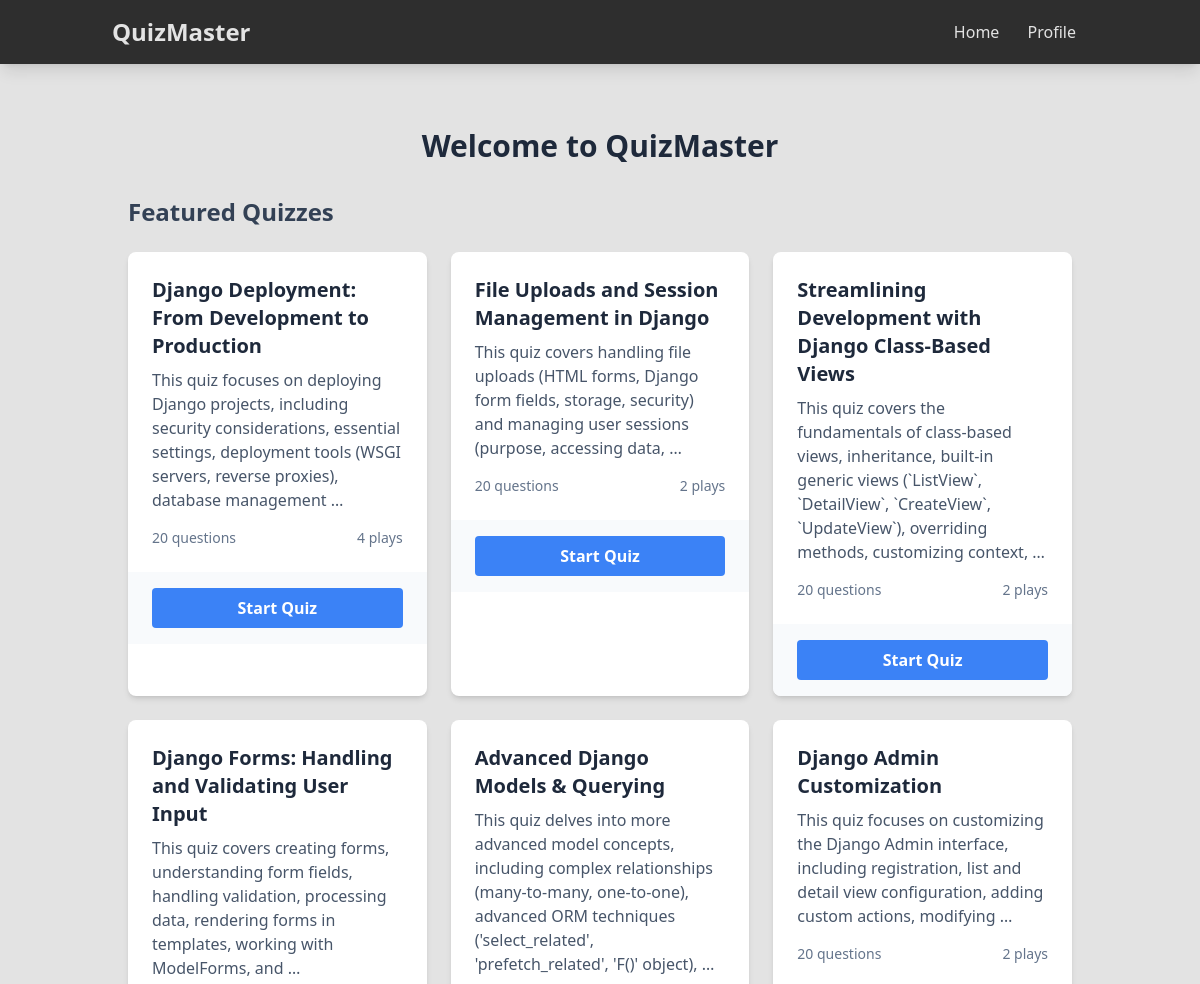
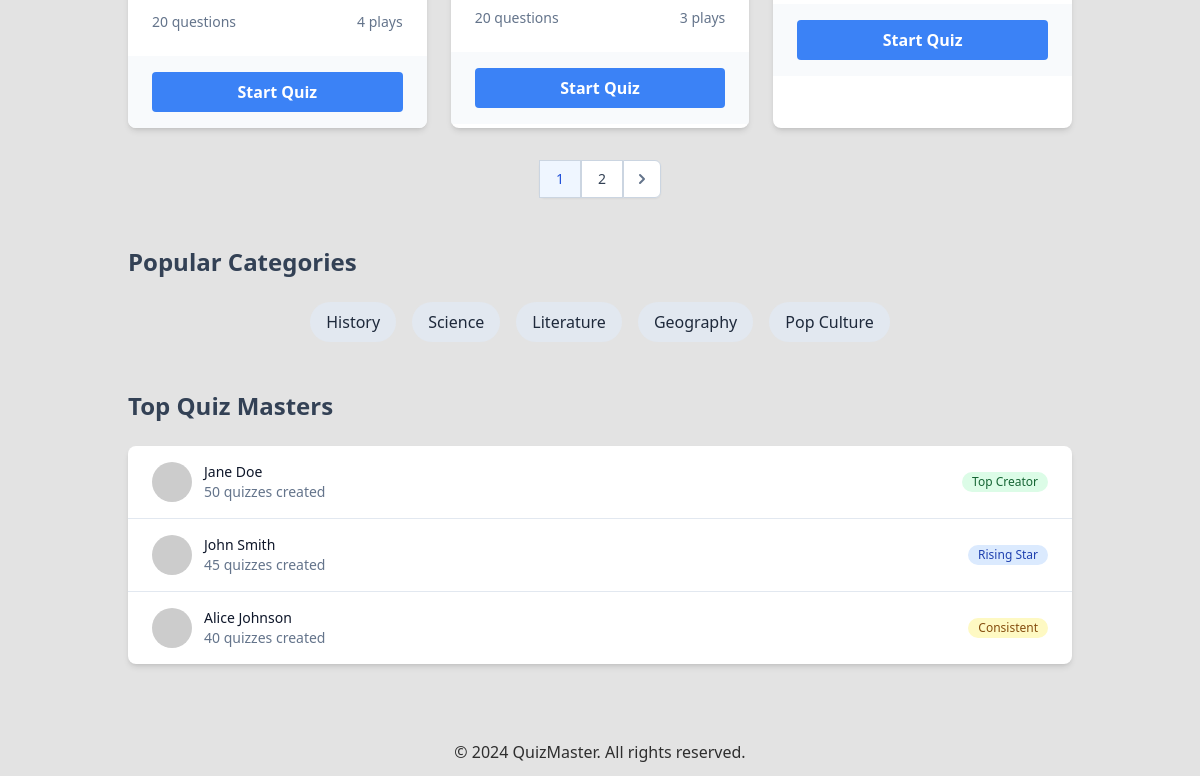
The page / on the database its author committed (2 pictures, top to bottom).
### quizzes/models.py (models this page shows, shortened)
class Quiz(models.Model):
    title = models.CharField(max_length=200)
    description = models.TextField(blank=True)
    category = models.CharField(max_length=50)
    creator = models.ForeignKey(User, on_delete=models.CASCADE)
    created_at = models.DateTimeField(auto_now_add=True)
    updated_at = models.DateTimeField(auto_now=True)

### quizzes/views.py (the view)
# urls.py: 2. Add a URL to urlpatterns:  path('', views.home, name='home')
def home(request):
    all_quizzes = Quiz.objects.all().order_by("-created_at")
    paginator = Paginator(all_quizzes, 6)  # Show 6 quizzes per page
    page = request.GET.get("page")
    try:
        quizzes = paginator.page(page)
    except PageNotAnInteger:
        quizzes = paginator.page(1)
    except EmptyPage:
        quizzes = paginator.page(paginator.num_pages)
    return render(request, "quizzes/home.html", {"quizzes": quizzes})

### quizzes/templates/quizzes/home.html (shortened to what this page needs)
{% extends 'quizzes/base.html' %}
{% block content %}
  <div class="container mx-auto px-4 py-8">
    <h1 class="text-3xl font-bold mb-8 text-center text-slate-800 dark:text-slate-200">Welcome to QuizMaster</h1>
    <section class="mb-12">
      <h2 class="text-2xl font-bold mb-6 text-slate-700 dark:text-slate-300">Featured Quizzes</h2>
      {% if quizzes %}
        <div class="grid grid-cols-1 md:grid-cols-2 lg:grid-cols-3 gap-6">
          {% for quiz in quizzes %}
            <div class="bg-white dark:bg-slate-800 rounded-lg shadow-md overflow-hidden">
              <div class="p-6">
                <h3 class="font-bold text-xl mb-2 text-slate-800 dark:text-slate-200">{{ quiz.title }}</h3>
                <p class="text-slate-600 dark:text-slate-400 mb-4">{{ quiz.description|truncatewords:20 }}</p>
                <div class="flex justify-between items-center text-sm text-slate-500 dark:text-slate-400">
                  <span>{{ quiz.questions.count }} questions</span>
                  <span>{{ quiz.quizattempt_set.count }} plays</span>
                </div>
              </div>
              <div class="px-6 py-4 bg-slate-50 dark:bg-slate-700">
                <a href="{% url 'quiz_take' quiz.id %}" class="block w-full text-center bg-blue-500 hover:bg-blue-600 text-white font-bold py-2 px-4 rounded transition duration-300">
                  Start Quiz
                </a>
              </div>
            </div>
          {% endfor %}
        </div>
        {% if quizzes.has_other_pages %}
          <div class="flex justify-center mt-8">
            <nav class="inline-flex rounded-md shadow-sm" aria-label="Pagination">
              {% for i in quizzes.paginator.page_range %}
                {% if quizzes.number == i %}
                  <span class="relative inline-flex items-center px-4 py-2 border border-slate-300 bg-blue-50 text-sm font-medium text-blue-700">
                    {{ i }}
                  </span>
                {% else %}
                  <a href="?page={{ i }}" class="relative inline-flex items-center px-4 py-2 border border-slate-300 bg-white text-sm font-medium text-slate-700 hover:bg-slate-50">
                    {{ i }}
                  </a>
                {% endif %}
              {% endfor %}
              {% if quizzes.has_next %}
                <a href="?page={{ quizzes.next_page_number }}" class="relative inline-flex items-center px-2 py-2 rounded-r-md border border-slate-300 bg-white text-sm font-medium text-slate-500 hover:bg-slate-50">
                  <svg class="h-5 w-5" xmlns="http://www.w3.org/2000/svg" viewBox="0 0 20 20" fill="currentColor" aria-hidden="true">
                    <path fill-rule="evenodd" d="M7.293 14.707a1 1 0 010-1.414L10.586 10 7.293 6.707a1 1 0 011.414-1.414l4 4a1 1 0 010 1.414l-4 4a1 1 0 01-1.414 0z" clip-rule="evenodd" />
                  </svg>
                </a>
              {% endif %}
            </nav>
          </div>
        {% endif %}
      {% else %}
        <p class="text-center text-slate-600 dark:text-slate-400">No quizzes available yet. Be the first to create one!</p>
      {% endif %}
    </section>
    <section class="mb-12">
      <h2 class="text-2xl font-bold mb-6 text-slate-700 dark:text-slate-300">Popular Categories</h2>
      <div class="flex flex-wrap gap-4 justify-center">
        <a href="#" class="px-4 py-2 bg-slate-200 dark:bg-slate-700 text-slate-800 dark:text-slate-200 rounded-full hover:bg-slate-300 dark:hover:bg-slate-600 transition duration-300">History</a>
        <a href="#" class="px-4 py-2 bg-slate-200 dark:bg-slate-700 text-slate-800 dark:text-slate-200 rounded-full hover:bg-slate-300 dark:hover:bg-slate-600 transition duration-300">Science</a>
        <a href="#" class="px-4 py-2 bg-slate-200 dark:bg-slate-700 text-slate-800 dark:text-slate-200 rounded-full hover:bg-slate-300 dark:hover:bg-slate-600 transition duration-300">Literature</a>
        <a href="#" class="px-4 py-2 bg-slate-200 dark:bg-slate-700 text-slate-800 dark:text-slate-200 rounded-full hover:bg-slate-300 dark:hover:bg-slate-600 transition duration-300">Geography</a>
        <a href="#" class="px-4 py-2 bg-slate-200 dark:bg-slate-700 text-slate-800 dark:text-slate-200 rounded-full hover:bg-slate-300 dark:hover:bg-slate-600 transition duration-300">Pop Culture</a>
      </div>
    </section>
    <section>
      <h2 class="text-2xl font-bold mb-6 text-slate-700 dark:text-slate-300">Top Quiz Masters</h2>
      <div class="bg-white dark:bg-slate-800 rounded-lg shadow-md overflow-hidden">
        <ul class="divide-y divide-slate-200 dark:divide-slate-700">
          <li class="px-6 py-4 flex items-center justify-between">
            <div class="flex items-center">
              <img class="h-10 w-10 rounded-full" src="https://picsum.photos/40/40" alt="User avatar">
              <div class="ml-3">
                <p class="text-sm font-medium text-slate-900 dark:text-slate-200">Jane Doe</p>
                <p class="text-sm text-slate-500 dark:text-slate-400">50 quizzes created</p>
              </div>
            </div>
            <span class="inline-flex items-center px-2.5 py-0.5 rounded-full text-xs font-medium bg-green-100 text-green-800">
              Top Creator
            </span>
          </li>
          <li class="px-6 py-4 flex items-center justify-between">
            <div class="flex items-center">
              <img class="h-10 w-10 rounded-full" src="https://picsum.photos/40/40" alt="User avatar">
              <div class="ml-3">
                <p class="text-sm font-medium text-slate-900 dark:text-slate-200">John Smith</p>
                <p class="text-sm text-slate-500 dark:text-slate-400">45 quizzes created</p>
              </div>
            </div>
            <span class="inline-flex items-center px-2.5 py-0.5 rounded-full text-xs font-medium bg-blue-100 text-blue-800">
              Rising Star
            </span>
          </li>
          <li class="px-6 py-4 flex items-center justify-between">
            <div class="flex items-center">
              <img class="h-10 w-10 rounded-full" src="https://picsum.photos/40/40" alt="User avatar">
              <div class="ml-3">
                <p class="text-sm font-medium text-slate-900 dark:text-slate-200">Alice Johnson</p>
                <p class="text-sm text-slate-500 dark:text-slate-400">40 quizzes created</p>
              </div>
            </div>
            <span class="inline-flex items-center px-2.5 py-0.5 rounded-full text-xs font-medium bg-yellow-100 text-yellow-800">
              Consistent
            </span>
          </li>
        </ul>
      </div>
    </section>
  </div>
{% endblock %}

### rows shown on the page
Quiz: title "Django Deployment: From Development to Production", description "This quiz focuses on deploying Django projects, including security considerations, essential settings, deployment tools (WSGI servers, reverse proxies), database management …", questions.count "20", quizattempt_set.count "4"
Quiz: title "File Uploads and Session Management in Django", description "This quiz covers handling file uploads (HTML forms, Django form fields, storage, security) and managing user sessions (purpose, accessing data, …", questions.count "20", quizattempt_set.count "2"
Quiz: title "Streamlining Development with Django Class-Based Views", description "This quiz covers the fundamentals of class-based views, inheritance, built-in generic views (`ListView`, `DetailView`, `CreateView`, `UpdateView`), overriding methods, customizing context, …", questions.count "20", quizattempt_set.count "2"
Quiz: title "Django Forms: Handling and Validating User Input", description "This quiz covers creating forms, understanding form fields, handling validation, processing data, rendering forms in templates, working with ModelForms, and …", questions.count "20", quizattempt_set.count "4"
Quiz: title "Advanced Django Models & Querying", description "This quiz delves into more advanced model concepts, including complex relationships (many-to-many, one-to-one), advanced ORM techniques ('select_related', 'prefetch_related', 'F()' object), …", questions.count "20", quizattempt_set.count "3"
Quiz: title "Django Admin Customization", description "This quiz focuses on customizing the Django Admin interface, including registration, list and detail view configuration, adding custom actions, modifying …", questions.count "20", quizattempt_set.count "2"

### other values the page prints
{{ i }} "1"
{{ i }} "2"
